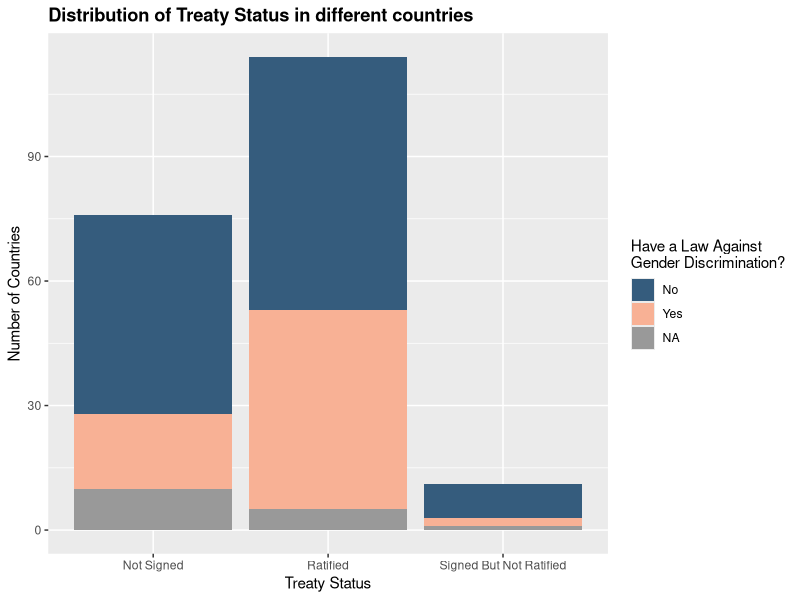
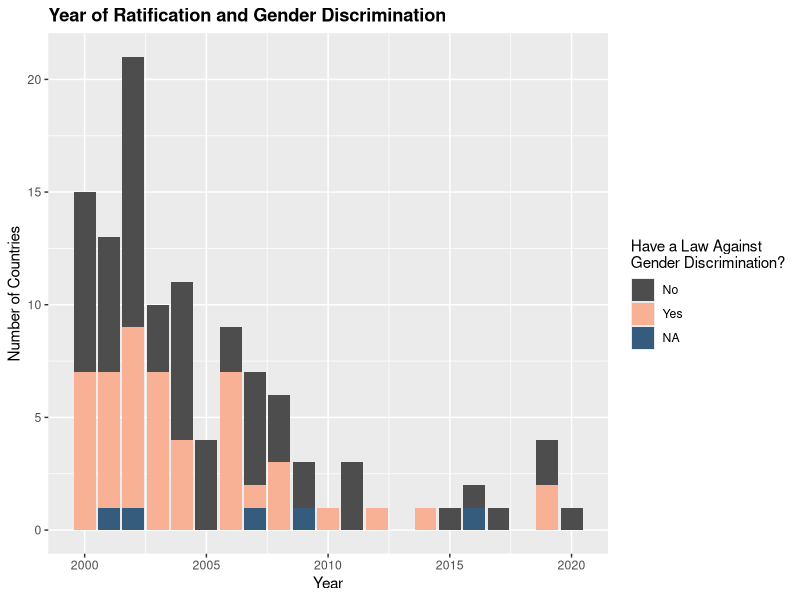
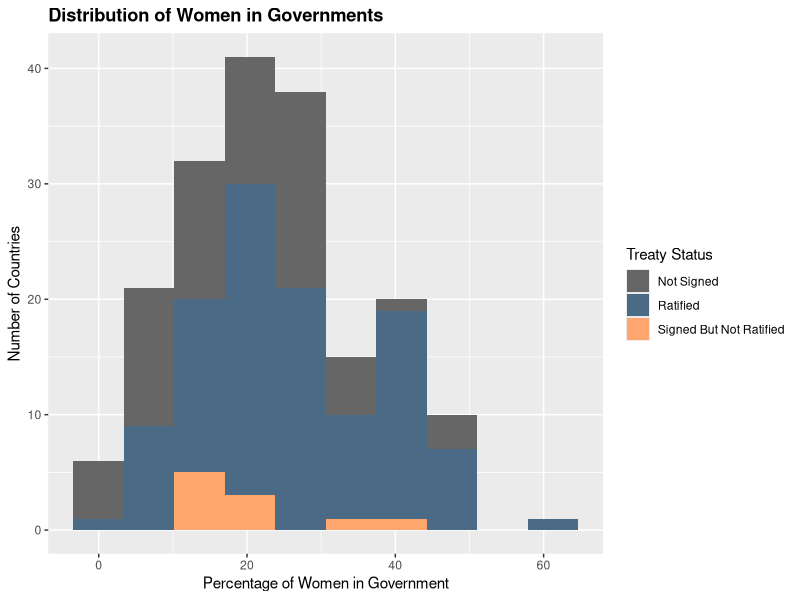

Here is the R script that generated these plots, in order:
## ---- chunk 1
library(ggplot2)
mydata <- read.csv("gender_equality.csv")

#change the variable type to factor
mydata$discrimination_illegal <- as.factor(mydata$discrimination_illegal)

#create the plot with "treaty" as bars and "discrimination_illegal" as an indicator
#manually recolor the plot
g <- ggplot(data=mydata, mapping=aes(x=treaty,fill=discrimination_illegal)) 
g <- g + geom_bar() + scale_fill_manual(labels = c("No", "Yes","NA"), values = c("#355C7D", "#F8B195"), na.value = "grey60")

#add labels to the plot
g <- g + labs(x="Treaty Status", y="Number of Countries", fill="Have a Law Against \nGender Discrimination?", title = "Distribution of Treaty Status in different countries") + theme(plot.title = element_text(face="bold"))
g
## ---- chunk 2
#create the plot with "year_of_ratification" as bars and "discrimination_illegal" as an indicator
#manually recolor the plot
g2 <- ggplot(data=mydata,mapping = aes(x=year_of_ratification, fill=discrimination_illegal)) + geom_bar()  + scale_fill_manual(labels = c("No", "Yes","NA"), values = c( "grey30","#F8B195" ), na.value ="#355C7D")

#add labels
g2 <- g2+ labs(x="Year", y="Number of Countries", fill="Have a Law Against \nGender Discrimination?", title = "Year of Ratification and Gender Discrimination") + theme(plot.title = element_text(face="bold"))
g2

## ---- chunk 3
g3 <- ggplot(data=mydata,mapping = aes(x=women_in_parliament, fill = treaty)) + geom_histogram(bins=10) +  scale_fill_manual( values = c( "grey40", "#4a6a85", "#ffa56e"))
g3 <- g3+ labs(x="Percentage of Women in Government", y="Number of Countries", fill="Treaty Status", title = "Distribution of Women in Governments") + theme(plot.title = element_text(face="bold"))
g3
